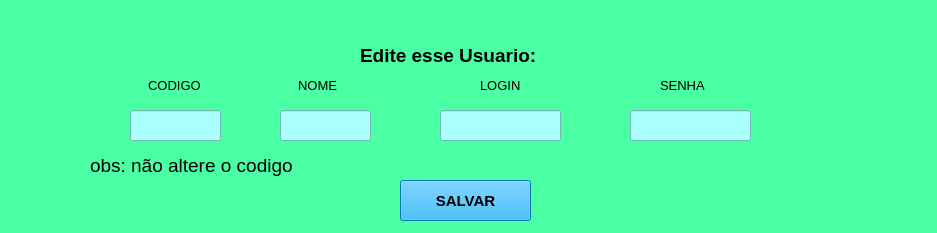
<?xml version="1.0" encoding="UTF-8"?>
<ui version="4.0">
 <class>MainWindow</class>
 <widget class="QMainWindow" name="MainWindow">
  <property name="geometry">
   <rect>
    <x>0</x>
    <y>0</y>
    <width>937</width>
    <height>233</height>
   </rect>
  </property>
  <property name="windowTitle">
   <string>MainWindow</string>
  </property>
  <property name="styleSheet">
   <string notr="true">background-color: rgb(75, 255, 165);</string>
  </property>
  <widget class="QWidget" name="centralwidget">
   <widget class="QLabel" name="label">
    <property name="geometry">
     <rect>
      <x>360</x>
      <y>40</y>
      <width>211</width>
      <height>31</height>
     </rect>
    </property>
    <property name="font">
     <font>
      <pointsize>14</pointsize>
      <weight>75</weight>
      <bold>true</bold>
     </font>
    </property>
    <property name="text">
     <string>Edite esse Usuario:</string>
    </property>
   </widget>
   <widget class="QLineEdit" name="lineEdit_2">
    <property name="geometry">
     <rect>
      <x>280</x>
      <y>110</y>
      <width>91</width>
      <height>31</height>
     </rect>
    </property>
    <property name="font">
     <font>
      <pointsize>10</pointsize>
     </font>
    </property>
    <property name="styleSheet">
     <string notr="true">background-color: rgb(170, 255, 255);</string>
    </property>
   </widget>
   <widget class="QLineEdit" name="lineEdit_3">
    <property name="geometry">
     <rect>
      <x>440</x>
      <y>110</y>
      <width>121</width>
      <height>31</height>
     </rect>
    </property>
    <property name="font">
     <font>
      <pointsize>10</pointsize>
     </font>
    </property>
    <property name="styleSheet">
     <string notr="true">background-color: rgb(170, 255, 255);</string>
    </property>
   </widget>
   <widget class="QLineEdit" name="lineEdit_4">
    <property name="geometry">
     <rect>
      <x>630</x>
      <y>110</y>
      <width>121</width>
      <height>31</height>
     </rect>
    </property>
    <property name="font">
     <font>
      <pointsize>10</pointsize>
     </font>
    </property>
    <property name="styleSheet">
     <string notr="true">background-color: rgb(170, 255, 255);</string>
    </property>
   </widget>
   <widget class="QLabel" name="label_2">
    <property name="geometry">
     <rect>
      <x>280</x>
      <y>70</y>
      <width>91</width>
      <height>31</height>
     </rect>
    </property>
    <property name="font">
     <font>
      <pointsize>10</pointsize>
     </font>
    </property>
    <property name="text">
     <string>     NOME         </string>
    </property>
   </widget>
   <widget class="QPushButton" name="pushButton">
    <property name="geometry">
     <rect>
      <x>400</x>
      <y>180</y>
      <width>131</width>
      <height>41</height>
     </rect>
    </property>
    <property name="font">
     <font>
      <pointsize>11</pointsize>
      <weight>75</weight>
      <bold>true</bold>
     </font>
    </property>
    <property name="styleSheet">
     <string notr="true">background-color: rgb(0, 170, 255);</string>
    </property>
    <property name="text">
     <string>SALVAR</string>
    </property>
   </widget>
   <widget class="QLabel" name="label_3">
    <property name="geometry">
     <rect>
      <x>480</x>
      <y>70</y>
      <width>91</width>
      <height>31</height>
     </rect>
    </property>
    <property name="font">
     <font>
      <pointsize>10</pointsize>
     </font>
    </property>
    <property name="text">
     <string>LOGIN</string>
    </property>
   </widget>
   <widget class="QLabel" name="label_4">
    <property name="geometry">
     <rect>
      <x>660</x>
      <y>70</y>
      <width>91</width>
      <height>31</height>
     </rect>
    </property>
    <property name="font">
     <font>
      <pointsize>10</pointsize>
     </font>
    </property>
    <property name="text">
     <string>SENHA</string>
    </property>
   </widget>
   <widget class="QLabel" name="label_8">
    <property name="geometry">
     <rect>
      <x>90</x>
      <y>150</y>
      <width>211</width>
      <height>31</height>
     </rect>
    </property>
    <property name="font">
     <font>
      <pointsize>14</pointsize>
     </font>
    </property>
    <property name="styleSheet">
     <string notr="true"/>
    </property>
    <property name="text">
     <string>obs: não altere o codigo</string>
    </property>
   </widget>
   <widget class="QLineEdit" name="lineEdit_5">
    <property name="geometry">
     <rect>
      <x>130</x>
      <y>110</y>
      <width>91</width>
      <height>31</height>
     </rect>
    </property>
    <property name="font">
     <font>
      <pointsize>10</pointsize>
     </font>
    </property>
    <property name="styleSheet">
     <string notr="true">background-color: rgb(170, 255, 255);</string>
    </property>
   </widget>
   <widget class="QLabel" name="label_5">
    <property name="geometry">
     <rect>
      <x>130</x>
      <y>70</y>
      <width>91</width>
      <height>31</height>
     </rect>
    </property>
    <property name="font">
     <font>
      <pointsize>10</pointsize>
     </font>
    </property>
    <property name="text">
     <string>     CODIGO       </string>
    </property>
   </widget>
  </widget>
 </widget>
 <resources/>
 <connections/>
</ui>
